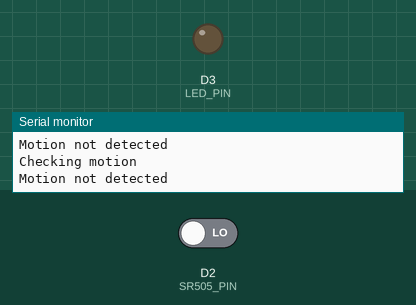
This sketch was run on a simulated ESP8266 (NodeMCU). On the bench: output pins drawn as LEDs (lit = HIGH), the last lines printed to the serial monitor. Inputs (shaded band) come from the test bench; at power-on: D2 (SR505_PIN) LOW. WiFi joins after 1.5 s; servers stay silent unless stated.

Above: at 2.7 s.
2.8 s: D2 (SR505_PIN) driven HIGH
At 4.7 s:
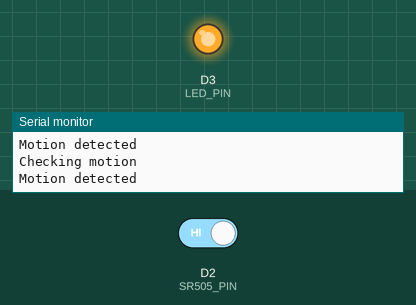
5.0 s: D2 (SR505_PIN) driven LOW
At 6.4 s:
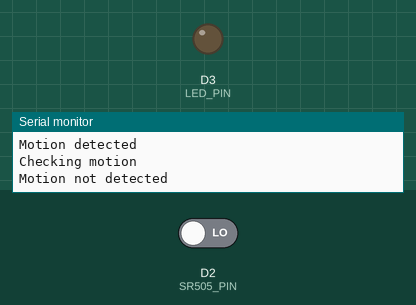
Timing chart, 0 to 8.0 s (numbered marks = the images above; inputs shaded):
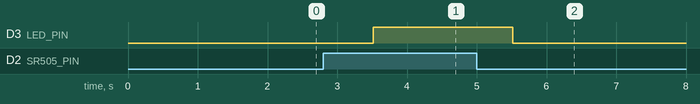

The sketch:

temp_read.ino
```cpp
#include "motion.h"
#include "temp.h"
#include "wifi.h"
#include "light.h"

unsigned long lastTempCheck = 0;
unsigned long lastMotionCheck = 0;

void setup()
{
  Serial.begin(74880);
  setupSensor();
  setupMotionSensor();
  setupWifi();
  setupLED();
}

void loop()
{
  unsigned long currentMillis = millis();

  if (currentMillis - lastTempCheck >= 30000)
  {
    Serial.println("Checking temperature");
    lastTempCheck = currentMillis;
    float temp, humidity;
    readTempHumidSensor(temp, humidity);
    sendTemperature(temp, humidity, "DHT22");
    Serial.print("Temperature: ");
    Serial.println(temp);
    Serial.print("Humidity: ");
    Serial.println(humidity);

    Serial.println("Temperature sent to server");
  }

  if (currentMillis - lastMotionCheck >= 1000)
  {
    Serial.println("Checking motion");
    // It's been 1 second since the last PIR check
    lastMotionCheck = currentMillis;
    int motion;
    readMotionSensor(motion);
    if (motion == HIGH)
    {
      Serial.println("Motion detected");
      turnOnLED();
    }
    else
    {
      Serial.println("Motion not detected");
      turnOffLED();
    }
  }

  delay(1000); // Wait for 1 second
}
```

ExampleWifiCredentials.h
```cpp
// Rename this file to WifiCredentials.h and fill in the values below

#define WIFI_SSID "yourssid"
#define WIFI_PASSWORD "yourpassword"
#define SERVER_ADDRESS "hostaddress"
#define SERVER_PORT 80
```

light.h
```cpp
#define LED_PIN D3

void setupLED()
{
  pinMode(LED_PIN, OUTPUT);
}

void turnOnLED()
{
  digitalWrite(LED_PIN, HIGH);
}

void turnOffLED()
{
  digitalWrite(LED_PIN, LOW);
}
```

motion.h
```cpp
#define SR505_PIN D2

void setupSR505()
{
  pinMode(SR505_PIN, INPUT);
}

void readSR505(int &motion)
{
  motion = digitalRead(SR505_PIN);
}

void setupMotionSensor()
{
  setupSR505();
}

void readMotionSensor(int &motion)
{
  readSR505(motion);
}
```

temp.h
```cpp
#include "DHT.h"

#define DHT_PIN 5 // D1
#define DHT_TYPE DHT22

DHT dht(DHT_PIN, DHT_TYPE);

void setupDHT22()
{
  Serial.println("DHT22 setup");
  dht.begin();
}

void readDHT22(float &temperature, float &humidity)
{
  humidity = dht.readHumidity();
  temperature = dht.readTemperature();
  // Check if any reads failed and exit early (to try again).
  if (isnan(humidity) || isnan(temperature))
  {
    Serial.println(F("Failed to read from DHT sensor!"));
    return;
  }
}

void setupSensor()
{
  setupDHT22();
}

void readTempHumidSensor(float &temperature, float &humidity)
{
  readDHT22(temperature, humidity);
}
```

wifi.h
```cpp
#include <ESP8266WiFi.h>
#include "WifiCredentials.h"

const char *ssid = WIFI_SSID;         // Your WiFi SSID
const char *password = WIFI_PASSWORD; // Your WiFi password

const char *host = SERVER_ADDRESS; // Your web server address
const int httpPort = SERVER_PORT;  // Your web server port (usually 80)

void setupWifi()
{
  delay(10);

  // Connect to WiFi
  Serial.println();
  Serial.println();
  Serial.print("Connecting to ");
  Serial.println(ssid);

  WiFi.begin(ssid, password);

  while (WiFi.status() != WL_CONNECTED)
  {
    delay(500);
    Serial.print(".");
  }

  Serial.println("");
  Serial.println("WiFi connected");
  Serial.println("IP address: ");
  Serial.println(WiFi.localIP());
}

void sendTemperature(float temp, float humidity, const char *sensor)
{
  // Connect to the server
  WiFiClient client;
  if (!client.connect(host, httpPort))
  {
    Serial.println("connection failed");
    return;
  }

  // Send the temperature data to the server
  String url = "/data";
  url += "?temperature=";
  url += temp;
  url += "&sensor=";
  url += sensor;
  url += "&humidity=";
  url += humidity;

  client.print(String("POST ") + url + " HTTP/1.1\r\n" +
               "Host: " + host + "\r\n" +
               "Connection: close\r\n\r\n");

  // Wait for the server's response
  while (client.available())
  {
    String line = client.readStringUntil('\r');
    Serial.print(line);
  }
}
```

Measured:
- after the input at 2.8 s, D3 (LED_PIN): LOW → HIGH after 0.72 s
- after the input at 5.0 s, D3 (LED_PIN): HIGH → LOW after 0.52 s
